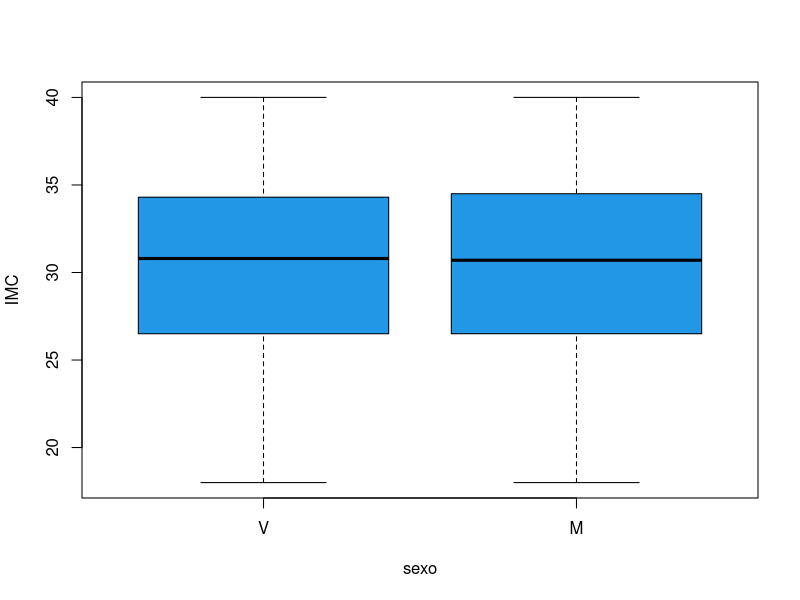
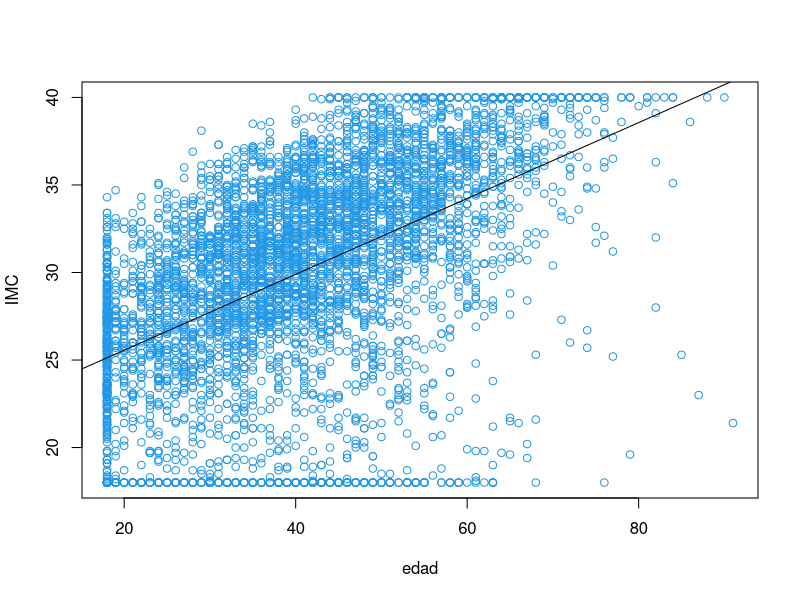
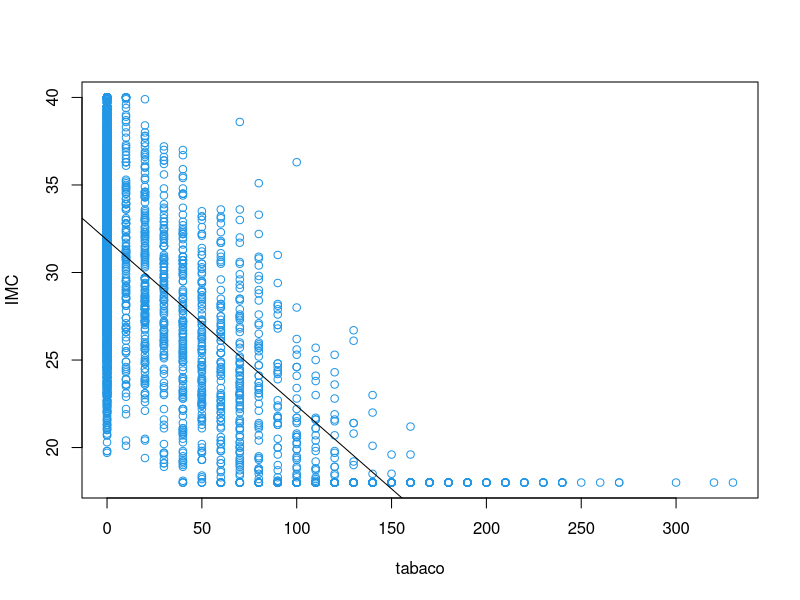
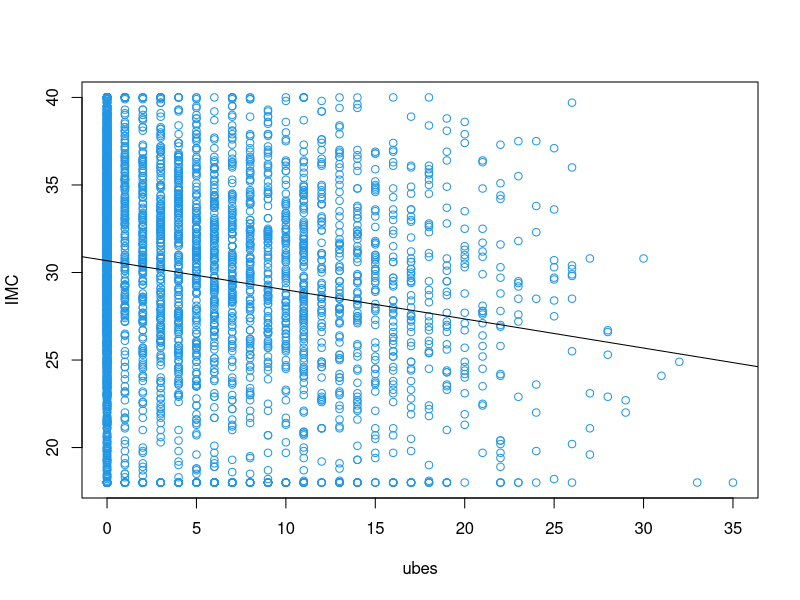
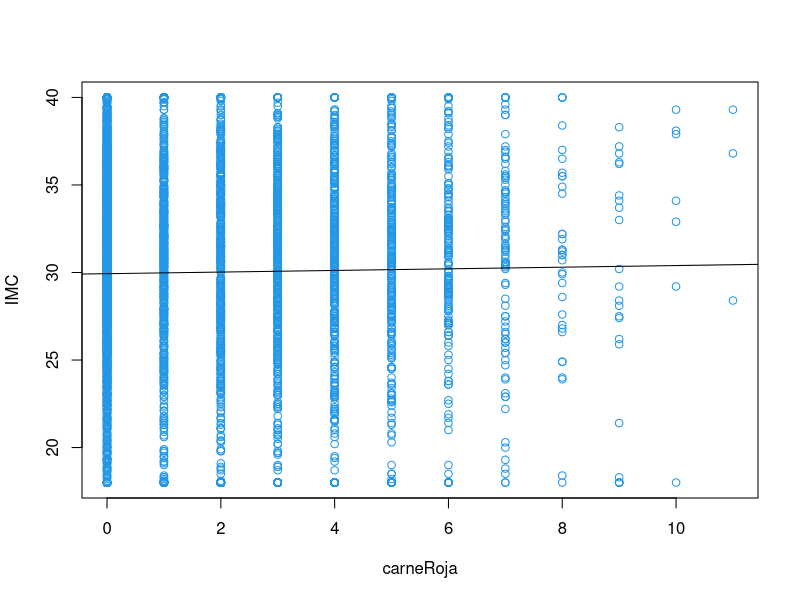
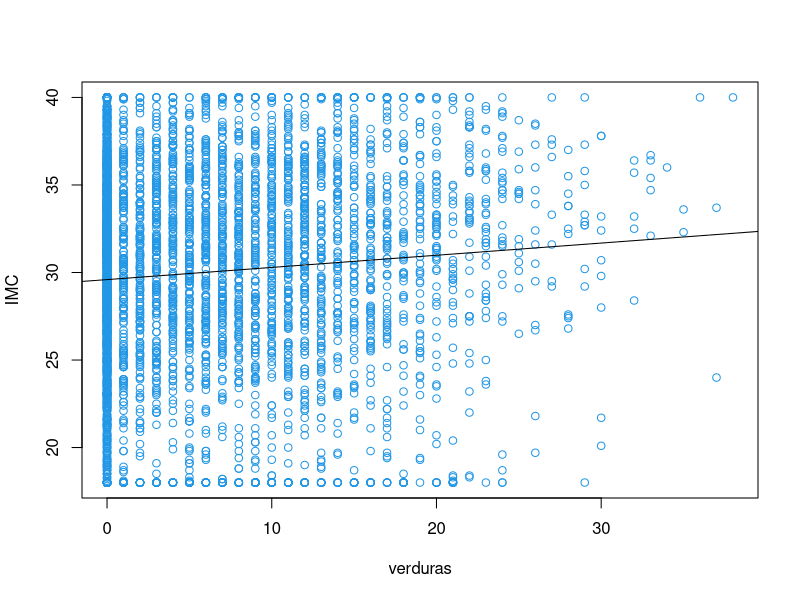
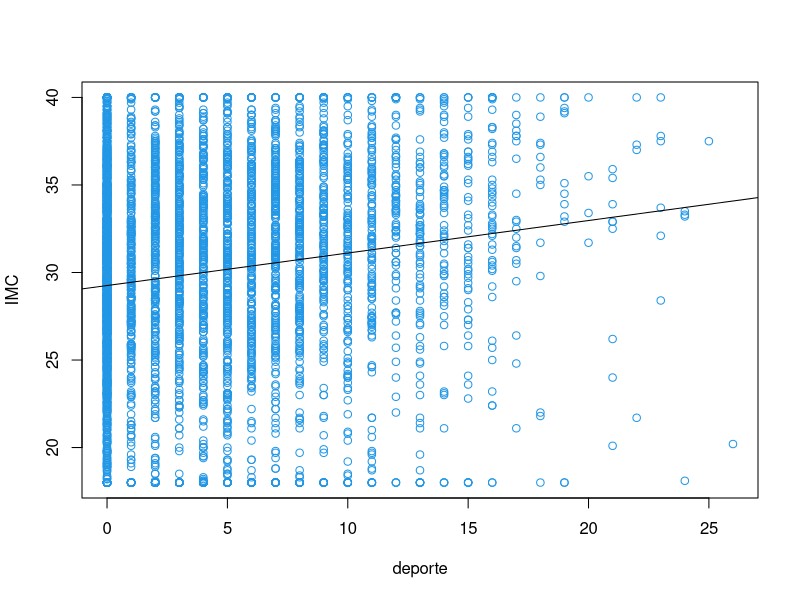
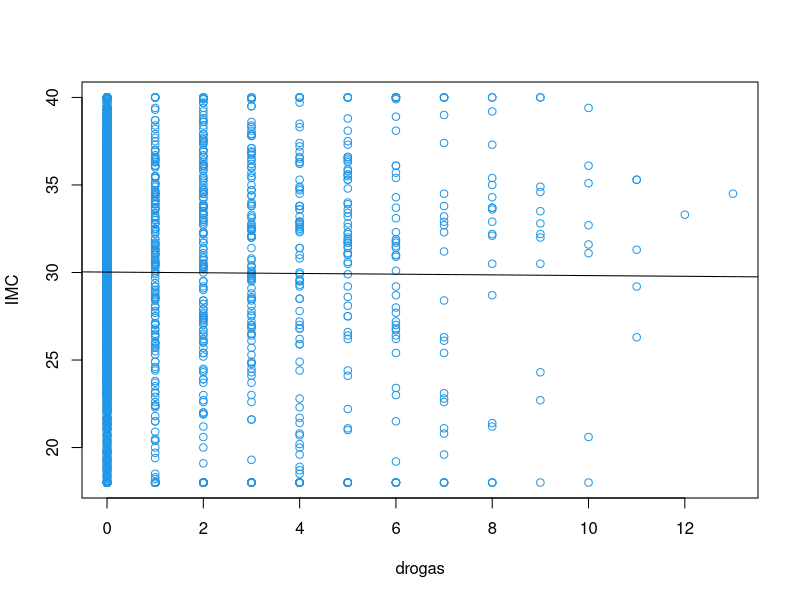

The R source for these figures, in order:
# ==============================================================================
#
# Trabajo elaborado por:
#   * Antonio J. Galán Herrera
#
# ==============================================================================


# Importacion de paquetes necesarios
library("tidyverse")



# APARTADO 01 ==================================================================

  # Usando la funcion 'read_csv' del paquete 'readr'
  # se exporta el fichero con formato 'tibble'.
  datos <- read_csv("../Recursos/12306.csv", col_types=cols(sexo=col_factor(),
                                                            dietaEsp=col_factor(),
                                                            nivEstPad=col_factor(),
                                                            nivEstudios=col_factor(),
                                                            nivIngresos=col_factor()))



# APARTADO 02 ==================================================================

  # Se crea la columna 'IMC' segun el enunciado
  datos <- mutate(datos, IMC = peso / altura^2)
  
  
  
# APARTADO 03 ==================================================================

  # Se limpian las columnas con algun NA de los datos,
  # usando la funcion 'na.exclude()' o 'na.omit()'
  datos <- na.exclude(datos)

    # Esta nueva variable 'datos' es de un tamaño menor,
    # ya que no cuenta con algunas de sus filas anteriores
  
  
  
# APARTADO 04 ==================================================================

  # Calcula la desviacion tipica.
  # * datos:  vector con los valores para el calculo
  dt <- function(datos) {
    sqrt(mean(datos^2) - mean(datos)^2)
  }
  
  
  # Quitar variables cualitativas (factores) de los datos
  datosN <- Filter(is.numeric, datos)
  
  
  # Medias
  medias <- colMeans(datosN)

  # Desviaciones tipicas
  desviaciones <- map_dbl(datosN, dt)
  
  
  
# APARTADO 05 ==================================================================

  # Realiza el ajuste lineal sobre un conjunto de datos.
  # * datos:  conjunto de datos
  # * y:      variable a explicar
  # * x:      variable explicatoria
  ajusteLineal <- function(datos, y, x) {
    
    # lm(str_c(y, "~", x), df)  # Deprecado: Apartado 09
    
    lm(str_c(y, "~", str_c(x, collapse="+")), datos)
  }
  
  
  # Variables para los modelos
  variables <- names(datos[3:14]) # Todas excepto "altura", "peso" e "IMC"
  
  
  # Modelos
  modelos <- variables %>% map(ajusteLineal, datos=datos, y="IMC")
  
  # Coeficientes de regresion y determinacion de los modelos
  regresion     <- modelos %>% map(coefficients)
  determinacion <- modelos %>% map(summary) %>% map("r.squared")
  
  
    
# APARTADO 06 ==================================================================
  
  # Igual que 'ajusteLineal()', pero devuelve una lista con los valores
  # 'x' e 'y' del modelo, ademas del propio modelo y los datos.
  # * datos:  conjunto de datos
  # * y:      variable a explicar
  # * x:      variable explicatoria
  ajusteLinealLista <- function(datos, y, x) {
    list(x=x, y=y, modelo=lm(str_c(y, "~", str_c(x, collapse="+")), datos))
  }
  
  # Genera los graficos de dispersion junto a la recta de regresion
  # * datos:  conjunto de datos del que extraer el grafico
  # * modelo: modelo del que extraer la recta de regresion
  dibujarModelos <- function(datos, modelo) {
    
    # Crear el fichero de la imagen (la carpeta debe existir)
    jpeg(str_c("Graficos/", modelo$x, ".jpeg"))
    
    # Valores numericos
    x <- datos[[modelo$x]]
    y <- datos[[modelo$y]]
    
    # Nombres
    ejeX <- modelo$x
    ejeY <- modelo$y
    
    # Representar los graficos
    plot(x, y, xlab=ejeX, ylab=ejeY, col=4)
    
    # Añadir la recta de regresion solo si es una variable cuantitativa
    if (is.numeric(datos[[modelo$x]])) {
      abline(modelo$modelo, col=1)
    }
    
    # Terminar de escribir en el fichero
    dev.off()
  }
  
  
  # Generar los modelos con los valores necesarios para las graficas
  modelos <- variables %>% map(ajusteLinealLista, datos=datos, y="IMC")
  
  # Dibujar todos los modelos
  modelos %>% walk(~dibujarModelos(datos, .))
  
  
  
# APARTADO 07 ==================================================================
  
  # Separa un conjunto de datos en 3 subconjuntos disjuntos: Entrenamiento,
  # Test y Validacion; que se dividiran segun las proporciones indicadas.
  # * datos:  conjunto de datos del que obtener los subconjuntos
  # * p1:     porcentaje del subconjunto de Entrenamiento
  # * p2:     porcentaje que divide a '1-p1'
  obtenerConjuntos <- function(datos, p1, p2) {
    rdatos  <- 1:nrow(datos)
    rTrain  <- sample(rdatos, p1 * length(rdatos))
    rTemp   <- setdiff(rdatos, rTrain)
    rTest   <- sample(rTemp, p2 * length(rTemp))
    rValid  <- setdiff(rTemp, rTest)
    
    list(entrenamiento=datos[rTrain,], test=datos[rTest,], validacion=datos[rValid,])  
  }
  
  
  # Conjuntos obtenidos
  conjuntos <- obtenerConjuntos(datos, .6, .5)  # 0.6 : Entrenamiento
                                                # 0.5 : el resto
    # Los 3 subconjuntos son disjuntos          #   0.4 * 0.5 = 0.2 : Test
                                                #   0.4 * 0.5 = 0.2 : Validacion
                                                #
                                                # 0.6 + 0.2 + 0.2 = 1
  
  
  
# APARTADO 08 ==================================================================
  
  # Funciones ------------------------------------------------------------------
  
    # Calcula los valores: MSE, varY, R2 y R² a partir de un modelo.
    # * datos:  conjunto de datos del modelo
    # * modelo: modelo
    # * y:      variable a explicar
    calcularR2 <- function(df, mod, y) {
      MSE  <- mean((df[[y]] - predict.lm(mod, df)) ^ 2)
      varY <- mean(df[[y]] ^ 2) - mean(df[[y]]) ^ 2
      
      R2   <- 1 - MSE / varY
      R2a  <- 1 - (1- R2) * (nrow(df) - 1) / (nrow(df) - mod$rank)
      
      
      tibble(MSE=MSE, varY=varY, R2=R2, R2a=R2a)
    }
    
    
    # Calcula el coeficiente de determinación (R²) ajustado a partir
    # de un conjunto de entrenamiento y un conjunto de test.
    # * dfTrain:  conjunto de entrenamiento
    # * dfTest:   conjunto de test
    # * y:        variable explicada
    # * x:        variable explicatoria
    calcularR2ajustado  <- function(dfTrain, dfTest, y, x) {
      modelo            <- ajusteLineal(dfTrain, y, x)
      coeficientes      <- calcularR2(dfTest, modelo, y)
      
      
      coeficientes$R2a
    }
    
    
  # Calculos -------------------------------------------------------------------
  
    # Variables predictoras
    predictoras <- names(datos[-length(datos)])   # Todas menos 'IMC' (la ultima)
    
    # Subconjuntos
    entrenamiento <- conjuntos$entrenamiento
    test          <- conjuntos$test
    validacion    <- conjuntos$validacion
    
    # Calcular los 14 R² de los 14 modelos lineales unidimensionales
    r2a <- predictoras %>% map_dbl(calcularR2ajustado, dfTrain=entrenamiento, dfTest=test, y="IMC")
    
      # Esto permitira escoger el mejor modelo eliminando fluctuaciones estadisticas
    
    
    # Obtener la mejor variable para una prediccion unidimensional
    mejorVariable <- predictoras[which.max(r2a)]
    
    
    # Obtener el mejor modelo usando el conjunto de entrenamiento
    mejorModelo <- ajusteLineal(entrenamiento, "IMC", mejorVariable)
    
      # Obtener su R² con el conjunto de test
      evaluacionTest <- calcularR2(test, mejorModelo, "IMC")
    
      # Obtener su R² con el conjunto de validacion
      evaluacionValidacion <- calcularR2(validacion, mejorModelo, "IMC")
      
      
      
# APARTADO 09 ==================================================================

  # Funciones ------------------------------------------------------------------
  
    # La funcion 'ajusteLineal()' del apartado 08 se ha modificado para
    # que pueda reutilizarse en este apartado (ahora es compatible con ambos)
    
    
    # Encuentra el mejor ajuste lineal usando un conjunto de variables y
    # calculando sus R² ajustados con conjuntos de Entrenamiento y de Test.
    # * dfTrain:      conjunto de entrenamiento
    # * dfTest:       conjunto de test
    # * predictoras:  variables explicatorias del modelo
    obtenerMejorAjusteLineal <- function(dfTrain, dfTest, predictoras) {
      
      # Variables iniciales
      mejoresVariables  <- character(0)
      R2a               <- 0
      
      # Bucle del algoritmo
      repeat {
        # Inicializar
        R2as      <- map_dbl(predictoras, ~calcularR2ajustado(dfTrain, dfTest, "IMC", c(mejoresVariables, .)))
        i         <- which.max(R2as)
        mejorR2a  <- R2as[i]
        
        if (mejorR2a <= R2a) {
          break
        }
        
        # Mostrar por la consola los valores calculados durante la ejecucion
        cat(sprintf("%1.8f %s\n", mejorR2a, predictoras[i]))
        
        # Actualizar los valores para la siguiente iteracion
        R2a               <- mejorR2a
        mejoresVariables  <- c(mejoresVariables, predictoras[i])
        predictoras       <- predictoras[-i]
      }
      
      modelo <- ajusteLineal(dfTrain, "IMC", mejoresVariables)
      
      
      list(variables=mejoresVariables, modelo=modelo)
    }
    
    
  # Calculos -------------------------------------------------------------------
  
    # Variables simples
    predictorasSimple <- names(datos[-length(datos)])   # Todas menos 'IMC' (la ultima)
    mejorModeloSimple <- obtenerMejorAjusteLineal(conjuntos$entrenamiento, conjuntos$test, predictorasSimple)$modelo
      
    
    # Variables combinadas
    predictorasCombo <- crossing(var1=predictoras, var2=predictoras) %>% pmap_chr(str_c, sep=":")
    mejorModeloCombo <- obtenerMejorAjusteLineal(conjuntos$entrenamiento, conjuntos$test, predictorasCombo)$modelo
    
    
    
# APARTADO 10 ==================================================================
  
  # Modelo simple
  evaluacionSimple <- calcularR2(validacion, mejorModeloSimple, "IMC")
  
  # Modelo combinado
  evaluacionCombo <- calcularR2(validacion, mejorModeloCombo, "IMC")
  
